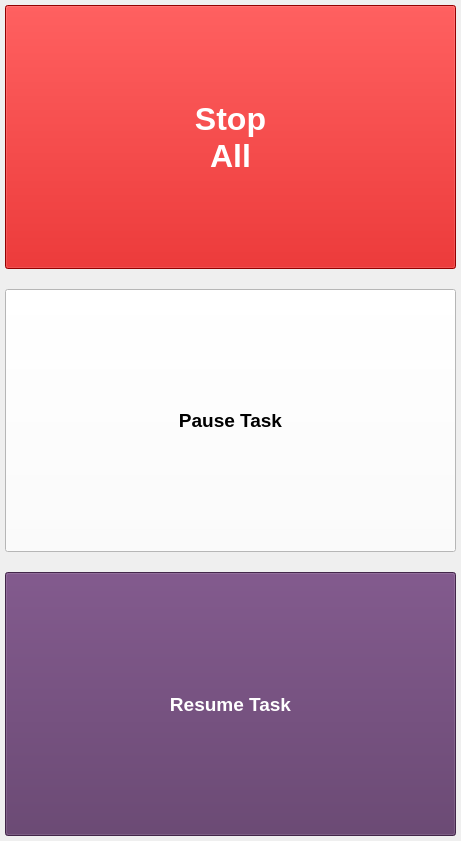
   <widget class="QWidget" name="layoutWidget">
    <property name="geometry">
     <rect>
      <x>1098</x>
      <y>69</y>
      <width>461</width>
      <height>841</height>
     </rect>
    </property>
    <layout class="QVBoxLayout" name="verticalLayout_3">
     <property name="spacing">
      <number>20</number>
     </property>
     <property name="leftMargin">
      <number>5</number>
     </property>
     <property name="topMargin">
      <number>5</number>
     </property>
     <property name="rightMargin">
      <number>5</number>
     </property>
     <property name="bottomMargin">
      <number>5</number>
     </property>
     <item>
      <widget class="QPushButton" name="pushButton_stop_all">
       <property name="sizePolicy">
        <sizepolicy hsizetype="Preferred" vsizetype="Preferred">
         <horstretch>0</horstretch>
         <verstretch>0</verstretch>
        </sizepolicy>
       </property>
       <property name="palette">
        <palette>
         <active>
          <colorrole role="Button">
           <brush brushstyle="SolidPattern">
            <color alpha="255">
             <red>204</red>
             <green>0</green>
             <blue>0</blue>
            </color>
           </brush>
          </colorrole>
          <colorrole role="Light">
           <brush brushstyle="SolidPattern">
            <color alpha="255">
             <red>255</red>
             <green>51</green>
             <blue>51</blue>
            </color>
           </brush>
          </colorrole>
          <colorrole role="Midlight">
           <brush brushstyle="SolidPattern">
            <color alpha="255">
             <red>229</red>
             <green>25</green>
             <blue>25</blue>
            </color>
           </brush>
          </colorrole>
          <colorrole role="Dark">
           <brush brushstyle="SolidPattern">
            <color alpha="255">
             <red>102</red>
             <green>0</green>
             <blue>0</blue>
            </color>
           </brush>
          </colorrole>
          <colorrole role="Mid">
           <brush brushstyle="SolidPattern">
            <color alpha="255">
             <red>136</red>
             <green>0</green>
             <blue>0</blue>
            </color>
           </brush>
          </colorrole>
          <colorrole role="ButtonText">
           <brush brushstyle="SolidPattern">
            <color alpha="255">
             <red>255</red>
             <green>255</green>
             <blue>255</blue>
            </color>
           </brush>
          </colorrole>
          <colorrole role="Window">
           <brush brushstyle="SolidPattern">
            <color alpha="255">
             <red>204</red>
             <green>0</green>
             <blue>0</blue>
            </color>
           </brush>
          </colorrole>
          <colorrole role="Shadow">
           <brush brushstyle="SolidPattern">
            <color alpha="255">
             <red>0</red>
             <green>0</green>
             <blue>0</blue>
            </color>
           </brush>
          </colorrole>
          <colorrole role="AlternateBase">
           <brush brushstyle="SolidPattern">
            <color alpha="255">
             <red>229</red>
             <green>127</green>
             <blue>127</blue>
            </color>
           </brush>
          </colorrole>
         </active>
         <inactive>
          <colorrole role="Button">
           <brush brushstyle="SolidPattern">
            <color alpha="255">
             <red>204</red>
             <green>0</green>
             <blue>0</blue>
            </color>
           </brush>
          </colorrole>
          <colorrole role="Light">
           <brush brushstyle="SolidPattern">
            <color alpha="255">
             <red>255</red>
             <green>51</green>
             <blue>51</blue>
            </color>
           </brush>
          </colorrole>
          <colorrole role="Midlight">
           <brush brushstyle="SolidPattern">
            <color alpha="255">
             <red>229</red>
             <green>25</green>
             <blue>25</blue>
            </color>
           </brush>
          </colorrole>
          <colorrole role="Dark">
           <brush brushstyle="SolidPattern">
            <color alpha="255">
             <red>102</red>
             <green>0</green>
             <blue>0</blue>
            </color>
           </brush>
          </colorrole>
          <colorrole role="Mid">
           <brush brushstyle="SolidPattern">
            <color alpha="255">
             <red>136</red>
             <green>0</green>
             <blue>0</blue>
            </color>
           </brush>
          </colorrole>
          <colorrole role="ButtonText">
           <brush brushstyle="SolidPattern">
            <color alpha="255">
             <red>255</red>
             <green>255</green>
             <blue>255</blue>
            </color>
           </brush>
          </colorrole>
          <colorrole role="Window">
           <brush brushstyle="SolidPattern">
            <color alpha="255">
             <red>204</red>
             <green>0</green>
             <blue>0</blue>
            </color>
           </brush>
          </colorrole>
          <colorrole role="Shadow">
           <brush brushstyle="SolidPattern">
            <color alpha="255">
             <red>0</red>
             <green>0</green>
             <blue>0</blue>
            </color>
           </brush>
          </colorrole>
          <colorrole role="AlternateBase">
           <brush brushstyle="SolidPattern">
            <color alpha="255">
             <red>229</red>
             <green>127</green>
             <blue>127</blue>
            </color>
           </brush>
          </colorrole>
         </inactive>
         <disabled>
          <colorrole role="Button">
           <brush brushstyle="SolidPattern">
            <color alpha="255">
             <red>204</red>
             <green>0</green>
             <blue>0</blue>
            </color>
           </brush>
          </colorrole>
          <colorrole role="Light">
           <brush brushstyle="SolidPattern">
            <color alpha="255">
             <red>255</red>
             <green>51</green>
             <blue>51</blue>
            </color>
           </brush>
          </colorrole>
          <colorrole role="Midlight">
           <brush brushstyle="SolidPattern">
            <color alpha="255">
             <red>229</red>
             <green>25</green>
             <blue>25</blue>
            </color>
           </brush>
          </colorrole>
          <colorrole role="Dark">
           <brush brushstyle="SolidPattern">
            <color alpha="255">
             <red>102</red>
             <green>0</green>
             <blue>0</blue>
            </color>
           </brush>
          </colorrole>
          <colorrole role="Mid">
           <brush brushstyle="SolidPattern">
            <color alpha="255">
             <red>136</red>
             <green>0</green>
             <blue>0</blue>
            </color>
           </brush>
          </colorrole>
          <colorrole role="ButtonText">
           <brush brushstyle="SolidPattern">
            <color alpha="255">
             <red>102</red>
             <green>0</green>
             <blue>0</blue>
            </color>
           </brush>
          </colorrole>
          <colorrole role="Window">
           <brush brushstyle="SolidPattern">
            <color alpha="255">
             <red>204</red>
             <green>0</green>
             <blue>0</blue>
            </color>
           </brush>
          </colorrole>
          <colorrole role="Shadow">
           <brush brushstyle="SolidPattern">
            <color alpha="255">
             <red>0</red>
             <green>0</green>
             <blue>0</blue>
            </color>
           </brush>
          </colorrole>
          <colorrole role="AlternateBase">
           <brush brushstyle="SolidPattern">
            <color alpha="255">
             <red>204</red>
             <green>0</green>
             <blue>0</blue>
            </color>
           </brush>
          </colorrole>
         </disabled>
        </palette>
       </property>
       <property name="font">
        <font>
         <family>Ubuntu</family>
         <pointsize>24</pointsize>
         <weight>75</weight>
         <italic>false</italic>
         <bold>true</bold>
         <kerning>true</kerning>
        </font>
       </property>
       <property name="text">
        <string>Stop
All</string>
       </property>
      </widget>
     </item>
     <item>
      <widget class="QPushButton" name="pushButton_task_pause">
       <property name="enabled">
        <bool>true</bool>
       </property>
       <property name="sizePolicy">
        <sizepolicy hsizetype="Preferred" vsizetype="Preferred">
         <horstretch>0</horstretch>
         <verstretch>0</verstretch>
        </sizepolicy>
       </property>
       <property name="palette">
        <palette>
         <active>
          <colorrole role="Button">
           <brush brushstyle="SolidPattern">
            <color alpha="255">
             <red>255</red>
             <green>255</green>
             <blue>255</blue>
            </color>
           </brush>
          </colorrole>
          <colorrole role="Midlight">
           <brush brushstyle="SolidPattern">
            <color alpha="255">
             <red>255</red>
             <green>255</green>
             <blue>255</blue>
            </color>
           </brush>
          </colorrole>
          <colorrole role="Dark">
           <brush brushstyle="SolidPattern">
            <color alpha="255">
             <red>127</red>
             <green>127</green>
             <blue>127</blue>
            </color>
           </brush>
          </colorrole>
          <colorrole role="Mid">
           <brush brushstyle="SolidPattern">
            <color alpha="255">
             <red>170</red>
             <green>170</green>
             <blue>170</blue>
            </color>
           </brush>
          </colorrole>
          <colorrole role="Window">
           <brush brushstyle="SolidPattern">
            <color alpha="255">
             <red>255</red>
             <green>255</green>
             <blue>255</blue>
            </color>
           </brush>
          </colorrole>
          <colorrole role="Shadow">
           <brush brushstyle="SolidPattern">
            <color alpha="255">
             <red>0</red>
             <green>0</green>
             <blue>0</blue>
            </color>
           </brush>
          </colorrole>
          <colorrole role="AlternateBase">
           <brush brushstyle="SolidPattern">
            <color alpha="255">
             <red>255</red>
             <green>255</green>
             <blue>255</blue>
            </color>
           </brush>
          </colorrole>
          <colorrole role="PlaceholderText">
           <brush brushstyle="SolidPattern">
            <color alpha="127">
             <red>0</red>
             <green>0</green>
             <blue>0</blue>
            </color>
           </brush>
          </colorrole>
         </active>
         <inactive>
          <colorrole role="Button">
           <brush brushstyle="SolidPattern">
            <color alpha="255">
             <red>255</red>
             <green>255</green>
             <blue>255</blue>
            </color>
           </brush>
          </colorrole>
          <colorrole role="Midlight">
           <brush brushstyle="SolidPattern">
            <color alpha="255">
             <red>255</red>
             <green>255</green>
             <blue>255</blue>
            </color>
           </brush>
          </colorrole>
          <colorrole role="Dark">
           <brush brushstyle="SolidPattern">
            <color alpha="255">
             <red>127</red>
             <green>127</green>
             <blue>127</blue>
            </color>
           </brush>
          </colorrole>
          <colorrole role="Mid">
           <brush brushstyle="SolidPattern">
            <color alpha="255">
             <red>170</red>
             <green>170</green>
             <blue>170</blue>
            </color>
           </brush>
          </colorrole>
          <colorrole role="Window">
           <brush brushstyle="SolidPattern">
            <color alpha="255">
             <red>255</red>
             <green>255</green>
             <blue>255</blue>
            </color>
           </brush>
          </colorrole>
          <colorrole role="Shadow">
           <brush brushstyle="SolidPattern">
            <color alpha="255">
             <red>0</red>
             <green>0</green>
             <blue>0</blue>
            </color>
           </brush>
          </colorrole>
          <colorrole role="AlternateBase">
           <brush brushstyle="SolidPattern">
            <color alpha="255">
             <red>255</red>
             <green>255</green>
             <blue>255</blue>
            </color>
           </brush>
          </colorrole>
          <colorrole role="PlaceholderText">
           <brush brushstyle="SolidPattern">
            <color alpha="127">
             <red>0</red>
             <green>0</green>
             <blue>0</blue>
            </color>
           </brush>
          </colorrole>
         </inactive>
         <disabled>
          <colorrole role="Button">
           <brush brushstyle="SolidPattern">
            <color alpha="255">
             <red>255</red>
             <green>255</green>
             <blue>255</blue>
            </color>
           </brush>
          </colorrole>
          <colorrole role="Midlight">
           <brush brushstyle="SolidPattern">
            <color alpha="255">
             <red>255</red>
             <green>255</green>
             <blue>255</blue>
            </color>
           </brush>
          </colorrole>
          <colorrole role="Dark">
           <brush brushstyle="SolidPattern">
            <color alpha="255">
             <red>127</red>
             <green>127</green>
             <blue>127</blue>
            </color>
           </brush>
          </colorrole>
          <colorrole role="Mid">
           <brush brushstyle="SolidPattern">
            <color alpha="255">
             <red>170</red>
             <green>170</green>
             <blue>170</blue>
            </color>
           </brush>
          </colorrole>
          <colorrole role="Window">
           <brush brushstyle="SolidPattern">
            <color alpha="255">
             <red>255</red>
             <green>255</green>
             <blue>255</blue>
            </color>
           </brush>
          </colorrole>
          <colorrole role="Shadow">
           <brush brushstyle="SolidPattern">
            <color alpha="255">
             <red>0</red>
             <green>0</green>
             <blue>0</blue>
            </color>
           </brush>
          </colorrole>
          <colorrole role="AlternateBase">
           <brush brushstyle="SolidPattern">
            <color alpha="255">
             <red>255</red>
             <green>255</green>
             <blue>255</blue>
            </color>
           </brush>
          </colorrole>
          <colorrole role="PlaceholderText">
           <brush brushstyle="SolidPattern">
            <color alpha="127">
             <red>127</red>
             <green>127</green>
             <blue>127</blue>
            </color>
           </brush>
          </colorrole>
         </disabled>
        </palette>
       </property>
       <property name="font">
        <font>
         <family>Ubuntu</family>
         <pointsize>14</pointsize>
         <weight>75</weight>
         <bold>true</bold>
        </font>
       </property>
       <property name="text">
        <string>Pause Task</string>
       </property>
      </widget>
     </item>
     <item>
      <widget class="QPushButton" name="pushButton_task_resume">
       <property name="enabled">
        <bool>true</bool>
       </property>
       <property name="sizePolicy">
        <sizepolicy hsizetype="Preferred" vsizetype="Preferred">
         <horstretch>0</horstretch>
         <verstretch>0</verstretch>
        </sizepolicy>
       </property>
       <property name="palette">
        <palette>
         <active>
          <colorrole role="WindowText">
           <brush brushstyle="SolidPattern">
            <color alpha="255">
             <red>255</red>
             <green>255</green>
             <blue>255</blue>
            </color>
           </brush>
          </colorrole>
          <colorrole role="Button">
           <brush brushstyle="SolidPattern">
            <color alpha="255">
             <red>92</red>
             <green>53</green>
             <blue>102</blue>
            </color>
           </brush>
          </colorrole>
          <colorrole role="Light">
           <brush brushstyle="SolidPattern">
            <color alpha="255">
             <red>138</red>
             <green>79</green>
             <blue>153</blue>
            </color>
           </brush>
          </colorrole>
          <colorrole role="Midlight">
           <brush brushstyle="SolidPattern">
            <color alpha="255">
             <red>115</red>
             <green>66</green>
             <blue>127</blue>
            </color>
           </brush>
          </colorrole>
          <colorrole role="Dark">
           <brush brushstyle="SolidPattern">
            <color alpha="255">
             <red>46</red>
             <green>26</green>
             <blue>51</blue>
            </color>
           </brush>
          </colorrole>
          <colorrole role="Mid">
           <brush brushstyle="SolidPattern">
            <color alpha="255">
             <red>61</red>
             <green>35</green>
             <blue>68</blue>
            </color>
           </brush>
          </colorrole>
          <colorrole role="Text">
           <brush brushstyle="SolidPattern">
            <color alpha="255">
             <red>255</red>
             <green>255</green>
             <blue>255</blue>
            </color>
           </brush>
          </colorrole>
          <colorrole role="ButtonText">
           <brush brushstyle="SolidPattern">
            <color alpha="255">
             <red>255</red>
             <green>255</green>
             <blue>255</blue>
            </color>
           </brush>
          </colorrole>
          <colorrole role="Base">
           <brush brushstyle="SolidPattern">
            <color alpha="255">
             <red>0</red>
             <green>0</green>
             <blue>0</blue>
            </color>
           </brush>
          </colorrole>
          <colorrole role="Window">
           <brush brushstyle="SolidPattern">
            <color alpha="255">
             <red>92</red>
             <green>53</green>
             <blue>102</blue>
            </color>
           </brush>
          </colorrole>
          <colorrole role="Shadow">
           <brush brushstyle="SolidPattern">
            <color alpha="255">
             <red>0</red>
             <green>0</green>
             <blue>0</blue>
            </color>
           </brush>
          </colorrole>
          <colorrole role="AlternateBase">
           <brush brushstyle="SolidPattern">
            <color alpha="255">
             <red>46</red>
             <green>26</green>
             <blue>51</blue>
            </color>
           </brush>
          </colorrole>
          <colorrole role="PlaceholderText">
           <brush brushstyle="SolidPattern">
            <color alpha="128">
             <red>255</red>
             <green>255</green>
             <blue>255</blue>
            </color>
           </brush>
          </colorrole>
         </active>
         <inactive>
          <colorrole role="WindowText">
           <brush brushstyle="SolidPattern">
            <color alpha="255">
             <red>255</red>
             <green>255</green>
             <blue>255</blue>
            </color>
           </brush>
          </colorrole>
          <colorrole role="Button">
           <brush brushstyle="SolidPattern">
            <color alpha="255">
             <red>92</red>
             <green>53</green>
             <blue>102</blue>
            </color>
           </brush>
          </colorrole>
          <colorrole role="Light">
           <brush brushstyle="SolidPattern">
            <color alpha="255">
             <red>138</red>
             <green>79</green>
             <blue>153</blue>
            </color>
           </brush>
          </colorrole>
          <colorrole role="Midlight">
           <brush brushstyle="SolidPattern">
            <color alpha="255">
             <red>115</red>
             <green>66</green>
             <blue>127</blue>
            </color>
           </brush>
          </colorrole>
          <colorrole role="Dark">
           <brush brushstyle="SolidPattern">
            <color alpha="255">
             <red>46</red>
             <green>26</green>
             <blue>51</blue>
            </color>
           </brush>
          </colorrole>
          <colorrole role="Mid">
           <brush brushstyle="SolidPattern">
            <color alpha="255">
             <red>61</red>
             <green>35</green>
             <blue>68</blue>
            </color>
           </brush>
          </colorrole>
          <colorrole role="Text">
           <brush brushstyle="SolidPattern">
            <color alpha="255">
             <red>255</red>
             <green>255</green>
             <blue>255</blue>
            </color>
           </brush>
          </colorrole>
          <colorrole role="ButtonText">
           <brush brushstyle="SolidPattern">
            <color alpha="255">
             <red>255</red>
             <green>255</green>
             <blue>255</blue>
            </color>
           </brush>
          </colorrole>
          <colorrole role="Base">
           <brush brushstyle="SolidPattern">
            <color alpha="255">
             <red>0</red>
             <green>0</green>
             <blue>0</blue>
            </color>
           </brush>
          </colorrole>
          <colorrole role="Window">
           <brush brushstyle="SolidPattern">
            <color alpha="255">
             <red>92</red>
             <green>53</green>
             <blue>102</blue>
            </color>
           </brush>
          </colorrole>
          <colorrole role="Shadow">
           <brush brushstyle="SolidPattern">
            <color alpha="255">
             <red>0</red>
             <green>0</green>
             <blue>0</blue>
            </color>
           </brush>
          </colorrole>
          <colorrole role="AlternateBase">
           <brush brushstyle="SolidPattern">
            <color alpha="255">
             <red>46</red>
             <green>26</green>
             <blue>51</blue>
            </color>
           </brush>
          </colorrole>
          <colorrole role="PlaceholderText">
           <brush brushstyle="SolidPattern">
            <color alpha="128">
             <red>255</red>
             <green>255</green>
             <blue>255</blue>
            </color>
           </brush>
          </colorrole>
         </inactive>
         <disabled>
          <colorrole role="WindowText">
           <brush brushstyle="SolidPattern">
            <color alpha="255">
             <red>46</red>
             <green>26</green>
             <blue>51</blue>
            </color>
           </brush>
          </colorrole>
          <colorrole role="Button">
           <brush brushstyle="SolidPattern">
            <color alpha="255">
             <red>92</red>
             <green>53</green>
             <blue>102</blue>
            </color>
           </brush>
          </colorrole>
          <colorrole role="Light">
           <brush brushstyle="SolidPattern">
            <color alpha="255">
             <red>138</red>
             <green>79</green>
             <blue>153</blue>
            </color>
           </brush>
          </colorrole>
          <colorrole role="Midlight">
           <brush brushstyle="SolidPattern">
            <color alpha="255">
             <red>115</red>
             <green>66</green>
             <blue>127</blue>
            </color>
           </brush>
          </colorrole>
          <colorrole role="Dark">
           <brush brushstyle="SolidPattern">
            <color alpha="255">
             <red>46</red>
             <green>26</green>
             <blue>51</blue>
            </color>
           </brush>
          </colorrole>
          <colorrole role="Mid">
           <brush brushstyle="SolidPattern">
            <color alpha="255">
             <red>61</red>
             <green>35</green>
             <blue>68</blue>
            </color>
           </brush>
          </colorrole>
          <colorrole role="Text">
           <brush brushstyle="SolidPattern">
            <color alpha="255">
             <red>46</red>
             <green>26</green>
             <blue>51</blue>
            </color>
           </brush>
          </colorrole>
          <colorrole role="ButtonText">
           <brush brushstyle="SolidPattern">
            <color alpha="255">
             <red>46</red>
             <green>26</green>
             <blue>51</blue>
            </color>
           </brush>
          </colorrole>
          <colorrole role="Base">
           <brush brushstyle="SolidPattern">
            <color alpha="255">
             <red>92</red>
             <green>53</green>
             <blue>102</blue>
            </color>
           </brush>
          </colorrole>
          <colorrole role="Window">
           <brush brushstyle="SolidPattern">
            <color alpha="255">
             <red>92</red>
             <green>53</green>
             <blue>102</blue>
            </color>
           </brush>
          </colorrole>
          <colorrole role="Shadow">
           <brush brushstyle="SolidPattern">
            <color alpha="255">
             <red>0</red>
             <green>0</green>
             <blue>0</blue>
            </color>
           </brush>
          </colorrole>
          <colorrole role="AlternateBase">
           <brush brushstyle="SolidPattern">
            <color alpha="255">
             <red>92</red>
             <green>53</green>
             <blue>102</blue>
            </color>
           </brush>
          </colorrole>
          <colorrole role="PlaceholderText">
           <brush brushstyle="SolidPattern">
            <color alpha="128">
             <red>255</red>
             <green>255</green>
             <blue>255</blue>
            </color>
           </brush>
          </colorrole>
         </disabled>
        </palette>
       </property>
       <property name="font">
        <font>
         <family>Ubuntu</family>
         <pointsize>14</pointsize>
         <weight>75</weight>
         <bold>true</bold>
        </font>
       </property>
       <property name="text">
        <string>Resume Task</string>
       </property>
      </widget>
     </item>
    </layout>
   </widget>
